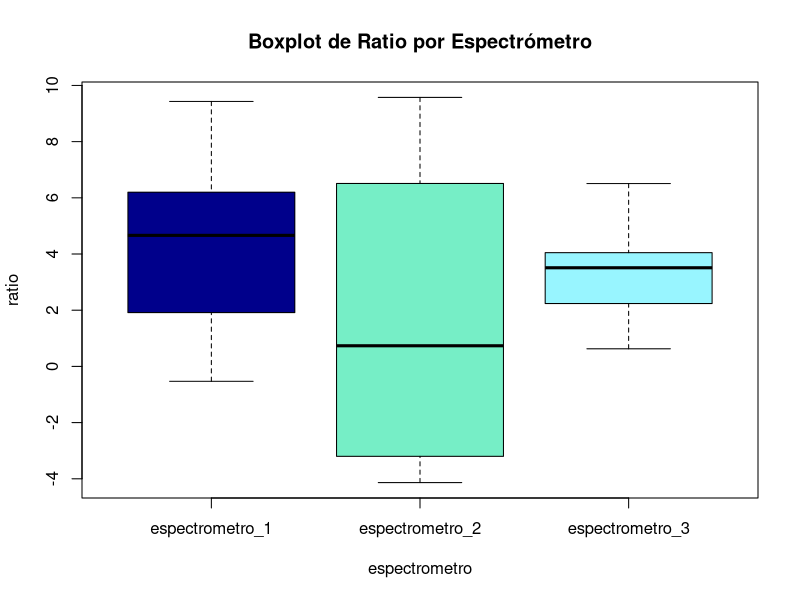
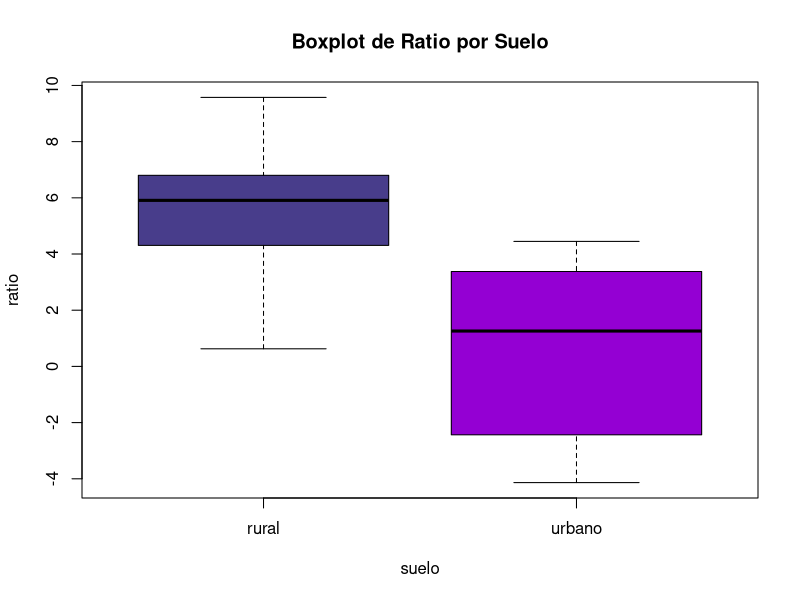
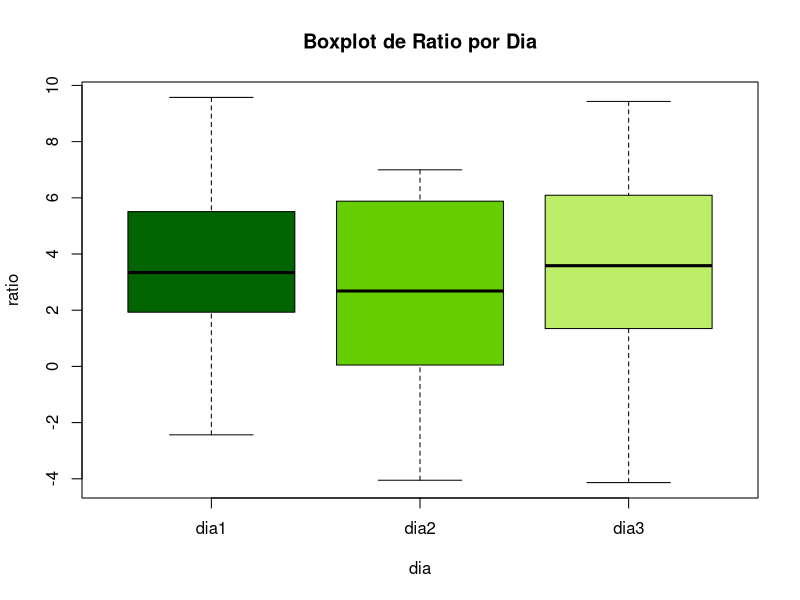
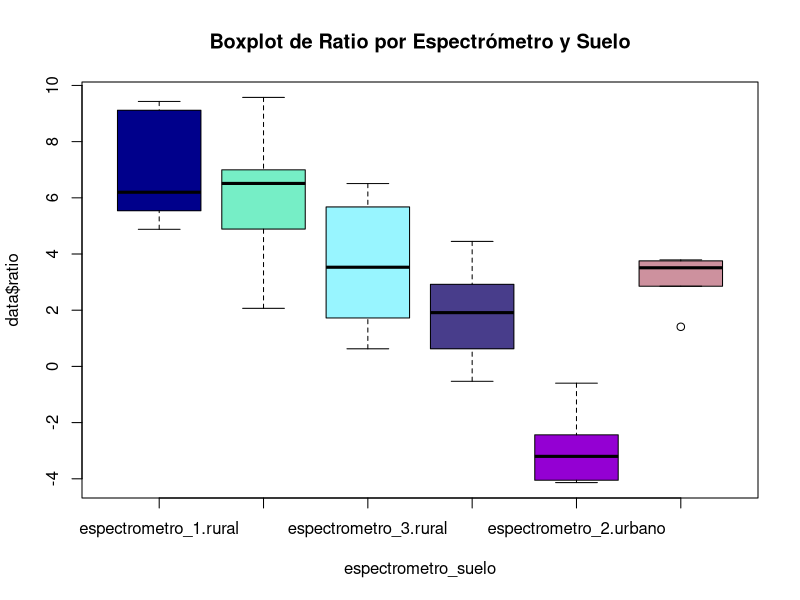
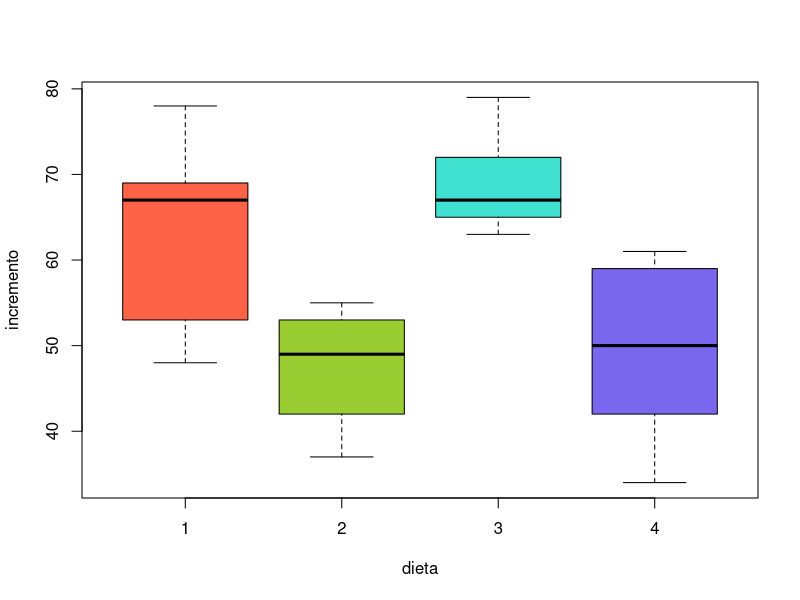
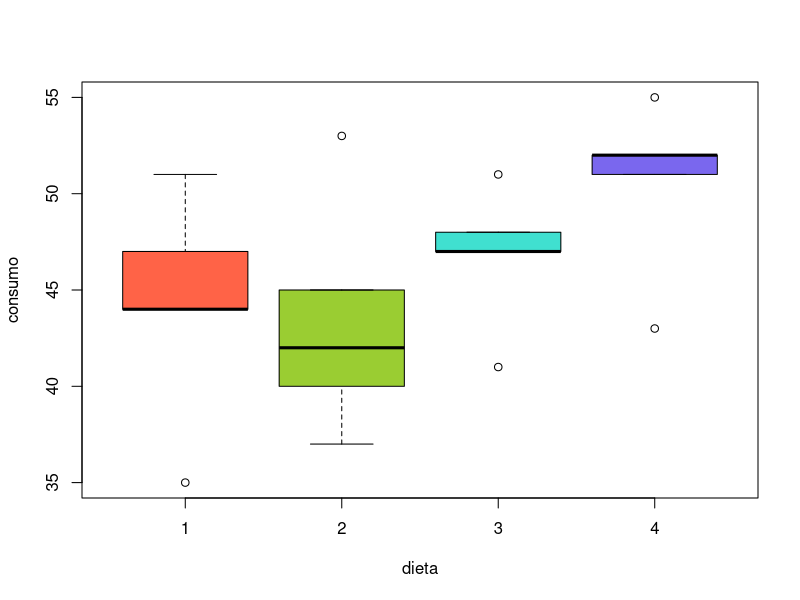
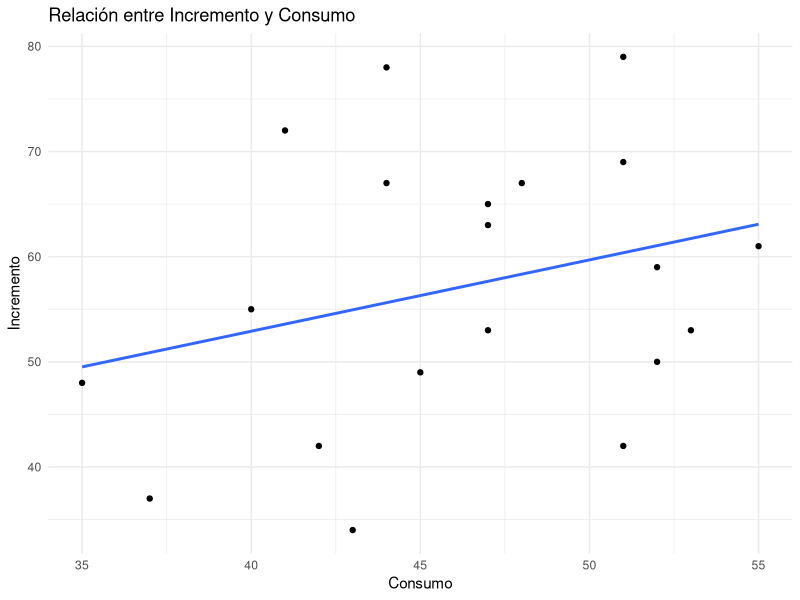
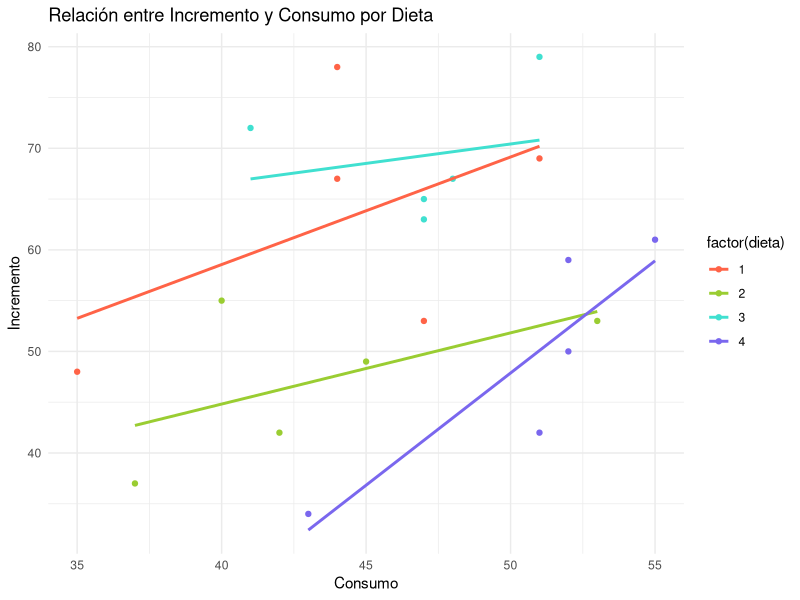

Recreate these plots in R, in order.
## ---- chunk 1
# Seteamos el directorio de trabajo
setwd("D:/Antiguos estudios/MASTER2/Sem3/Diseño/PAC6/PAC6")

# Importamos los datos
data <- read.csv("dades_problema1_pec6.csv", dec = ",", header = TRUE, sep = ";")

# Marcamos los factores
data$espectrometro <- as.factor(data$espectrometro)
data$suelo <- as.factor(data$suelo)
data$dia <- factor(data$dia, levels = c(1, 2, 3), labels = c("dia1", "dia2", "dia3"))
## ---- chunk 2
# Primero examinamos la variable ratio
summary(data)

# Box plot de ratio por espectrometro
boxplot(ratio ~ espectrometro, data = data, col = c("blue4", "aquamarine2", "cadetblue1"), main = "Boxplot de Ratio por Espectrómetro")

# Box plot de ratio por suelo
boxplot(ratio ~ suelo, data = data, col = c("darkslateblue", "darkviolet"), main = "Boxplot de Ratio por Suelo")

# Box plot de ratio por dia
boxplot(ratio ~ dia, data = data, col = c("darkgreen", "chartreuse3", "darkolivegreen2"), main = "Boxplot de Ratio por Dia")
## ---- chunk 3
# Create an interaction factor of espectrometro and suelo
espectrometro_suelo <- interaction(data$espectrometro, data$suelo)

# Box plot of ratio by espectrometro and suelo
boxplot(data$ratio ~ espectrometro_suelo, col = c("blue4", "aquamarine2", "cadetblue1", "darkslateblue", "darkviolet", "pink3"), 
        main = "Boxplot de Ratio por Espectrómetro y Suelo")
## ---- chunk 4
# Definimos el modelo
library(lme4)
library(car)

modelo <- lmer(ratio ~ suelo + espectrometro + suelo:espectrometro + (1 | dia:suelo:espectrometro), data = data)

summary(modelo)

# Intervalos de confianza
library(broom)
confint(modelo)
## ---- chunk 5
# Testamos las hipótesis
anova_modelo <- Anova(modelo, type = "III", test = "Chisq")
print(anova_modelo)
## ---- chunk 6
# install.packages("emmeans")
library(emmeans)
library(knitr)

# Realizamos las comparaciones múltiples
emmeans_result <- emmeans(modelo, pairwise ~ suelo:espectrometro)

# Ajustamos p-valores usando la corrección de Bonferroni
adjusted_emmeans <- summary(emmeans_result, infer = c(TRUE, TRUE), adjust = "bonferroni")

# Imprimimos los valores ajustados
print(adjusted_emmeans)
## ---- chunk 7
# Extraemos los contrastes y p-valores
contrast_df <- as.data.frame(adjusted_emmeans$contrasts)

# Filtramos por p-valores < 0.05
significant_contrasts <- contrast_df[contrast_df$p.value < 0.05, c("contrast", "p.value")]


# Formateamos la tabla para imprimir
formatted_table <- data.frame(
  Contrast = significant_contrasts$contrast,
  P_Value = sprintf("%.4f", significant_contrasts$p.value)
)

# Imprimimos la tabla
library(knitr)
kable(formatted_table, col.names = c("Contraste", "P-Valor"), format = "pandoc")
## ---- chunk 8
# Instalar el paquete emmeans si aún no lo has hecho
# install.packages("emmeans")

# Cargar el paquete
library(emmeans)

# Calcular las medias marginales ajustadas (LSMeans)
lsmeans_modelo <- emmeans(modelo, ~espectrometro)

# Comparaciones múltiples entre niveles de espectrómetros
comparaciones <- pairs(lsmeans_modelo)

# Ver los resultados
summary(comparaciones)

## ---- chunk 9
# Seteamos el directorio de trabajo
setwd("D:/Antiguos estudios/MASTER2/Sem3/Diseño/PAC6/PAC6")

# Importamos los datos
data <- read.csv("dades_problema2_pec6.csv", dec = ",", header = TRUE, sep = ";")

# Marcamos los factores
data$dieta <- as.factor(data$dieta)
## ---- chunk 10
# Realiza un resumen descriptivo
summary(data)

# Gráfico relación consumo-incremento
color_dieta = c("tomato1", "olivedrab3", "turquoise", "slateblue2")

# Boxplot incremento por dieta
boxplot(incremento ~ dieta, data = data, col = color_dieta)

# Boxplot consumo por dieta
boxplot(consumo ~ dieta, data = data, col = color_dieta)

library(ggplot2)

# Gráfico de dispersión Incremento vs Consumo sin dieta
ggplot(data, aes(x = consumo, y = incremento)) +
  geom_point() +
  geom_smooth(method = "lm", se = FALSE) +  # Añade la línea de tendencia general
  labs(title = "Relación entre Incremento y Consumo",
       x = "Consumo",
       y = "Incremento") +
  theme_minimal()

# Gráfico de dispersión Incremento vs Consumo por dieta
ggplot(data, aes(x = consumo, y = incremento, color = factor(dieta))) +
  scale_color_manual(values = color_dieta) +
  geom_point() +
  geom_smooth(method = "lm", se = FALSE) +  # Añade la línea de tendencia + 
  labs(title = "Relación entre Incremento y Consumo por Dieta",
       x = "Consumo",
       y = "Incremento") +
  theme_minimal()
## ---- chunk 11
# Ajustar el modelo lineal
modelo_con <- lm(incremento ~ dieta + consumo, data = data)

summary(modelo_con)
## ---- chunk 12
# Ajustar el modelo lineal
modelo_sin <- lm(incremento ~ dieta, data = data)

# Resumen del modelo
summary(modelo_sin)
## ---- chunk 13
# Gráfico de residuos vs. orden de observaciones
plot(resid(modelo_con) ~ seq_along(resid(modelo_con)))

library(lmtest)
# Prueba de Durbin-Watson para autocorrelación de los residuos
dwtest(modelo_con)
## ---- chunk 14
plot(modelo_con, which=1)

# Prueba de Breusch-Pagan para homocedasticidad
library(lmtest)
bptest(modelo_con)
## ---- chunk 15
plot(modelo_con, which=2)

shapiro.test(modelo_con$residuals)
## ---- chunk 16
# Instalar y cargar el paquete multcomp
# install.packages("multcomp")
library(multcomp)

# Realizar comparaciones múltiples con el método de Tukey
comp <- glht(modelo_con, linfct = mcp(dieta = "Tukey"))

# Resumen de las comparaciones con ajuste de pvalores
resumen_comp <- summary(comp)
pvalores_ajustados <- p.adjust(resumen_comp$test$pvalues, method = "bonferroni")
resumen_comp$test$pvalues_ajustados <- pvalores_ajustados

# Mostrar el resumen con pvalores ajustados
print(resumen_comp)
## ---- chunk 17
# Seteamos el directorio de trabajo
setwd("D:/Antiguos estudios/MASTER2/Sem3/Diseño/PAC6/PAC6")

# Importamos los datos
data <- read.csv("dades_problema3_pec6.csv", dec = ".", header = TRUE, sep = ",")

# Marcamos los factores
data$tratamiento <- as.factor(data$tratamiento)
data$paciente <- as.factor(data$paciente)
data$tiempo <- as.factor(data$tiempo)
## ---- chunk 18
# Realiza un resumen descriptivo
summary(data)

color_tratamiento = c("tomato1", "olivedrab3")

# Boxplot depresión por dieta
boxplot(depresion ~ tratamiento, data = data, col = color_tratamiento)

# Boxplot depresión por tiempo
boxplot(depresion ~ tiempo, data = data)

library(ggplot2)

# Gráfico de dispersión depresión vs tiempo
ggplot(data, aes(x = tiempo, y = depresion)) +
  geom_point() +
  geom_smooth(method = "lm", se = FALSE) +  # Añade la línea de tendencia general
  labs(title = "Relación entre Depresión y Tiempo",
       x = "Tiempo",
       y = "Depresión") +
  theme_minimal()

# Gráfico de dispersión depresión vs tiempo con tratamiento
ggplot(data, aes(x = tiempo, y = depresion, color = factor(tratamiento))) +
  scale_color_manual(values = color_tratamiento) +
  geom_point() +
  geom_smooth(method = "lm", se = FALSE) +  # Añade la línea de tendencia + 
  labs(title = "Relación entre Depresión y Tiempo",
       x = "Tiempo",
       y = "Depresión") +
  theme_minimal()
## ---- chunk 19
ggplot(data, aes(x = tiempo, y = depresion)) + 
  geom_smooth(method = "lm", level = 0.95) +
  geom_point() + 
  facet_wrap(~ paciente, nrow = 10, ncol = 5) +
  theme(
  )

## ---- chunk 20
# install.packages("lme4", dependencies=TRUE)
# install.packages("Matrix", dependencies=TRUE)
library(lme4)

# Define el modelo con intercepciones aleatorias
modelo1 <- lmer(depresion ~ tratamiento * tiempo + (1|paciente), data = data)

# Muestra un resumen del modelo
summary(modelo1)
## ---- chunk 21
library(lme4)

# Define el modelo con intercepciones y pendientes aleatorias
modelo2 <- lmer(depresion ~ tratamiento * tiempo + (tratamiento | paciente), data = data)

# TRATAMIENTO O TIEMPO HOLA??

# Muestra un resumen del modelo
summary(modelo2)
## ---- chunk 22
# AIC y BIC
modelo1_AIC <- AIC(modelo1)
modelo1_BIC <- BIC(modelo1)
modelo2_AIC <- AIC(modelo2)
modelo2_BIC <- BIC(modelo2)

# Creamos un df
resultados_df <- data.frame(
  Model = c("Modelo con intercepciones aleatorias", "Modelo con intercepciones y pendientes aleatorias"),
  AIC = c(modelo1_AIC, modelo2_AIC),
  BIC = c(modelo1_BIC, modelo2_BIC)
)

library(knitr)
kable(resultados_df, format = "pandoc")
## ---- chunk 23
# Comparación de modelos usando likelihood ratio test
anova(modelo1, modelo2)
## ---- chunk 24
# Gráfico de residuos para el modelo1
plot(residuals(modelo1) ~ fitted(modelo1))

# Gráfico de residuos para el modelo1
plot(residuals(modelo2) ~ fitted(modelo2))
## ---- chunk 25
summary(modelo1)
## ---- chunk 26
# install.packages("broom")
library(broom)

# Intervalos de confianza
confint(modelo1)
## ---- chunk 27
library(lme4)
efectos_aleatorios <- ranef(modelo1)$paciente

efecto_paciente1 <- efectos_aleatorios[1, ]
efecto_paciente26 <- efectos_aleatorios[26, ]

cat("Paciente 1:", efecto_paciente1)
cat("\n")
cat("Paciente 26:", efecto_paciente26)
## ---- chunk 28
summary(modelo1)
